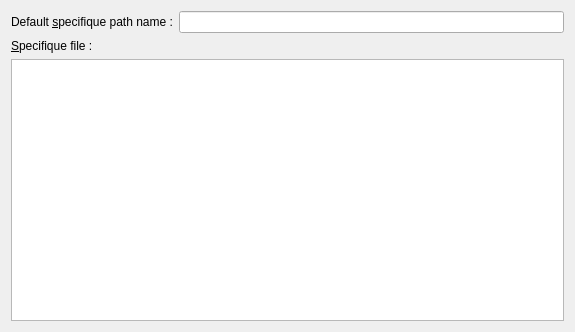
<?xml version="1.0" encoding="UTF-8"?>
<ui version="4.0">
 <class>CustomGenerix</class>
 <widget class="QWidget" name="CustomGenerix">
  <property name="geometry">
   <rect>
    <x>0</x>
    <y>0</y>
    <width>575</width>
    <height>332</height>
   </rect>
  </property>
  <property name="windowTitle">
   <string>Generix</string>
  </property>
  <layout class="QGridLayout" name="gridLayout">
   <item row="0" column="0">
    <widget class="QLabel" name="label_11">
     <property name="text">
      <string>Default &amp;specifique path name :</string>
     </property>
     <property name="buddy">
      <cstring>m_lineEditDefaultProjectPathName</cstring>
     </property>
    </widget>
   </item>
   <item row="0" column="1">
    <widget class="QLineEdit" name="m_lineEditDefaultProjectPathName">
     <property name="whatsThis">
      <string>&lt;p&gt;This is the path where derivated files are stored in derivated project mode.&lt;/p&gt;
&lt;p&gt;&lt;i&gt;In &lt;b&gt;Generix&lt;/b&gt;, this is a sub-directory of langue/fra/nav/&lt;/i&gt;&lt;/p&gt;</string>
     </property>
    </widget>
   </item>
   <item row="1" column="0" colspan="2">
    <widget class="QLabel" name="label_16">
     <property name="text">
      <string>&amp;Specifique file :</string>
     </property>
     <property name="buddy">
      <cstring>m_specifiqueTableView</cstring>
     </property>
    </widget>
   </item>
   <item row="2" column="0" colspan="2">
    <widget class="QTableView" name="m_specifiqueTableView">
     <property name="whatsThis">
      <string>For each type of files, you can choose a sub-directory of the default specifique path name (ie. &lt;i&gt;langue/fra/nav/projet/js&lt;/i&gt;). You can choose if the type of file can be Specifique or not. If not, the sub-directory is ignored.</string>
     </property>
    </widget>
   </item>
  </layout>
 </widget>
 <resources/>
 <connections/>
</ui>
